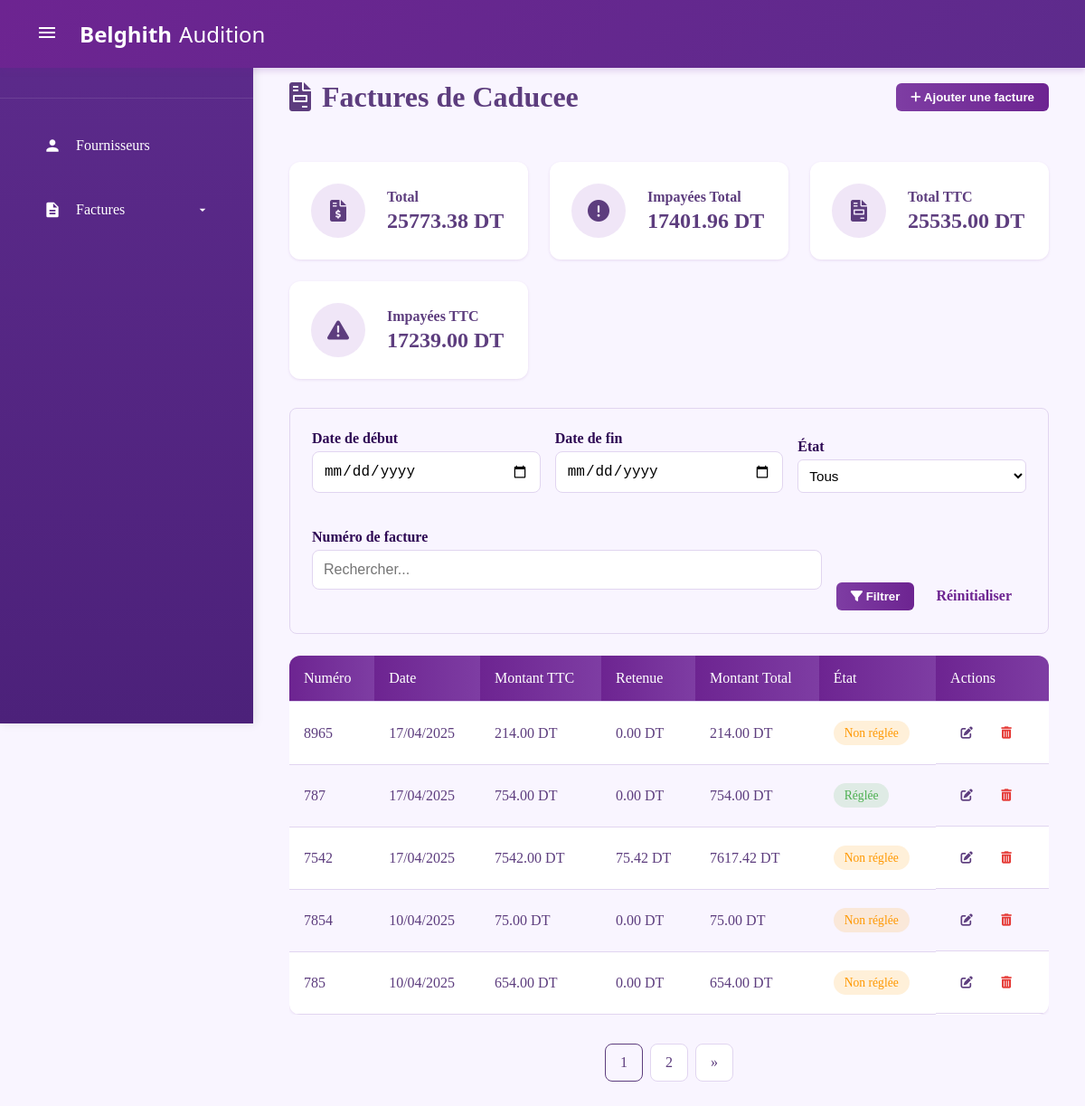
/fournisseurs/1/factures/, run on the app's committed database.
### facturation/models.py (models this page shows, shortened)
class Fournisseur(models.Model):
    nom = models.CharField(max_length=100, verbose_name="Nom du fournisseur")
    class Meta:
        verbose_name = "Fournisseur"
        verbose_name_plural = "Fournisseurs"

class Facture(models.Model):
    ETAT_CHOICES = [
        ('R', 'Réglée'),
        ('N', 'Non réglée'),
    ]
    fournisseur = models.ForeignKey(Fournisseur, on_delete=models.CASCADE, related_name="factures")
    numero = models.CharField(max_length=50, unique=True, verbose_name="Numéro de facture")
    date = models.DateField(verbose_name="Date de facturation")
    montant = models.DecimalField(
        max_digits=10,
        decimal_places=2,
        validators=[MinValueValidator(0)],
        verbose_name="Montant HT"
    )
    retenu = models.DecimalField(max_digits=10, decimal_places=2, default=0, editable=False)
    montant_ttc = models.DecimalField(max_digits=10, decimal_places=2, editable=False)
    etat = models.CharField(max_length=1, choices=ETAT_CHOICES, default='N')
    class Meta:
        verbose_name = "Facture"
        verbose_name_plural = "Factures"
        ordering = ["-date"]

### facturation/views.py (the view, shortened to what this page needs)
# urls.py: path('fournisseurs/<int:fournisseur_id>/factures/', views.factures_par_fournisseur, name='fournisseur_factures'),
def factures_par_fournisseur(request, fournisseur_id):
    fournisseur = get_object_or_404(Fournisseur, id=fournisseur_id)
    tous_les_fournisseurs = Fournisseur.objects.all()
    factures = Facture.objects.filter(fournisseur=fournisseur)
    date_debut = request.GET.get('date_debut')
    date_fin = request.GET.get('date_fin')
    etat = request.GET.get('etat')
    if etat:
        factures = factures.filter(etat=etat)
    numero = request.GET.get('numero')
    if numero:
        factures = factures.filter(numero__icontains=numero)
    paginator = Paginator(factures.order_by('-date'), 5)
    page_number = request.GET.get('page')
    factures_page = paginator.get_page(page_number)
    total_ttc = factures.aggregate(total=Sum('montant_ttc'))['total'] or 0
    total_ht = factures.aggregate(total=Sum('montant'))['total'] or 0
    total_ttc_non_regle = factures.filter(etat='N').aggregate(total=Sum('montant_ttc'))['total'] or 0
    total_ht_non_regle = factures.filter(etat='N').aggregate(total=Sum('montant'))['total'] or 0
    context = {
        'fournisseur': fournisseur,
        'factures': factures_page,
        'total_ttc': total_ttc,
        'total_ht': total_ht,
        'total_ttc_non_regle': total_ttc_non_regle,
        'total_ht_non_regle': total_ht_non_regle,
        'fournisseurs': tous_les_fournisseurs,
    }
    return render(request, 'dashboard/factures_par_fournisseur.html', context)

### facturation/templates/dashboard/factures_par_fournisseur.html (shortened to what this page needs)
{% extends 'base.html' %}
{% load static %}
{% block content %}
<div class="content-container">
  <div class="page-header">
    <h1><i class="fas fa-file-invoice"></i> Factures de {{ fournisseur.nom }}</h1>
    <div class="header-actions">
      <button class="btn btn-primary" onclick="openModal('add-facture-modal')">
        <i class="fas fa-plus"></i> Ajouter une facture
      </button>
    </div>
  </div>
  <div class="summary-cards">
    <div class="summary-card">
      <div class="summary-icon">
        <i class="fas fa-file-invoice-dollar"></i>
      </div>
      <div class="summary-content">
        <h3>Total</h3>
        <p>{{ total_ttc|floatformat:2 }} DT</p>
      </div>
    </div>
    <div class="summary-card">
      <div class="summary-icon">
        <i class="fas fa-exclamation-circle"></i>
      </div>
      <div class="summary-content">
        <h3>Impayées Total</h3>
        <p>{{ total_ttc_non_regle|floatformat:2 }} DT</p>
      </div>
    </div>
    <div class="summary-card">
      <div class="summary-icon">
        <i class="fas fa-file-invoice"></i>
      </div>
      <div class="summary-content">
        <h3>Total TTC</h3>
        <p>{{ total_ht|floatformat:2 }} DT</p>
      </div>
    </div>
    <div class="summary-card">
      <div class="summary-icon">
        <i class="fas fa-exclamation-triangle"></i>
      </div>
      <div class="summary-content">
        <h3>Impayées TTC</h3>
        <p>{{ total_ht_non_regle|floatformat:2 }} DT</p>
      </div>
    </div>
  </div>
  <div class="filters-card">
    <form method="GET" class="filter-form">
      <div class="form-row">
        <div class="form-group">
          <label>Date de début</label>
          <input type="date" name="date_debut" value="{{ request.GET.date_debut }}" class="form-control">
        </div>
        <div class="form-group">
          <label>Date de fin</label>
          <input type="date" name="date_fin" value="{{ request.GET.date_fin }}" class="form-control">
        </div>
        <div class="form-group">
          <label>État</label>
          <select name="etat" class="form-control">
            <option value="">Tous</option>
          </select>
        </div>
        <div class="form-group">
          <label>Numéro de facture</label>
          <input type="text" name="numero" value="{{ request.GET.numero }}" class="form-control" placeholder="Rechercher...">
        </div>
        <div class="form-actions">
          <button type="submit" class="btn btn-secondary">
            <i class="fas fa-filter"></i> Filtrer
          </button>
          <a href="{% url 'fournisseur_factures' fournisseur.id %}" class="btn btn-outline">Réinitialiser</a>
        </div>
      </div>
    </form>
  </div>
  <div class="table-responsive">
    <table class="data-table">
      <thead>
        <tr>
          <th>Numéro</th>
          <th>Date</th>
          <th>Montant TTC</th>
          <th>Retenue</th>
          <th>Montant Total</th>
          <th>État</th>
          <th>Actions</th>
        </tr>
      </thead>
      <tbody>
        {% for facture in factures %}
        <tr>
          <td>{{ facture.numero }}</td>
          <td>{{ facture.date|date:"d/m/Y" }}</td>
          <td>{{ facture.montant|floatformat:2 }} DT</td>
          <td>{{ facture.retenu|floatformat:2 }} DT</td>
          <td>{{ facture.montant_ttc|floatformat:2 }} DT</td>
          <td>
            <span class="badge {% if facture.etat == 'R' %}badge-success{% else %}badge-warning{% endif %}">
              {{ facture.get_etat_display }}
            </span>
          </td>
          <td class="actions">
            <button class="btn-icon edit" onclick="openEditModal({{ facture.id }})">
              <i class="fas fa-edit"></i>
            </button>
            <button class="btn-icon delete" onclick="openDeleteModal({{ facture.id }})">
              <i class="fas fa-trash-alt"></i>
            </button>
          </td>
        </tr>
        {% empty %}
        <tr>
          <td colspan="7" class="text-center">Aucune facture trouvée</td>
        </tr>
        {% endfor %}
      </tbody>
    </table>
  </div>
  <div class="pagination">
    {% for num in factures.paginator.page_range %}
      {% if factures.number == num %}
        <a href="#" class="page-link active">{{ num }}</a>
      {% else %}
        <a href="?page={{ num }}" class="page-link">{{ num }}</a>
      {% endif %}
    {% endfor %}
    {% if factures.has_next %}
      <a href="?page={{ factures.next_page_number }}" class="page-link">&raquo;</a>
    {% endif %}
  </div>
</div>
{% endblock %}

### data on the page
Fournisseur: nom "Caducee"
Facture: numero "8965", date "17/04/2025", montant "214.00", retenu "0.00", montant_ttc "214.00", etat "Non réglée"
Facture: numero "787", date "17/04/2025", montant "754.00", retenu "0.00", montant_ttc "754.00", etat "Réglée"
Facture: numero "7542", date "17/04/2025", montant "7542.00", retenu "75.42", montant_ttc "7617.42", etat "Non réglée"
Facture: numero "7854", date "10/04/2025", montant "75.00", retenu "0.00", montant_ttc "75.00", etat "Non réglée"
Facture: numero "785", date "10/04/2025", montant "654.00", retenu "0.00", montant_ttc "654.00", etat "Non réglée"

### other printed values
{{ total_ttc|floatformat:2 }} "25773.38"
{{ total_ttc_non_regle|floatformat:2 }} "17401.96"
{{ total_ht|floatformat:2 }} "25535.00"
{{ total_ht_non_regle|floatformat:2 }} "17239.00"
{{ num }} "1"
{{ num }} "2"
